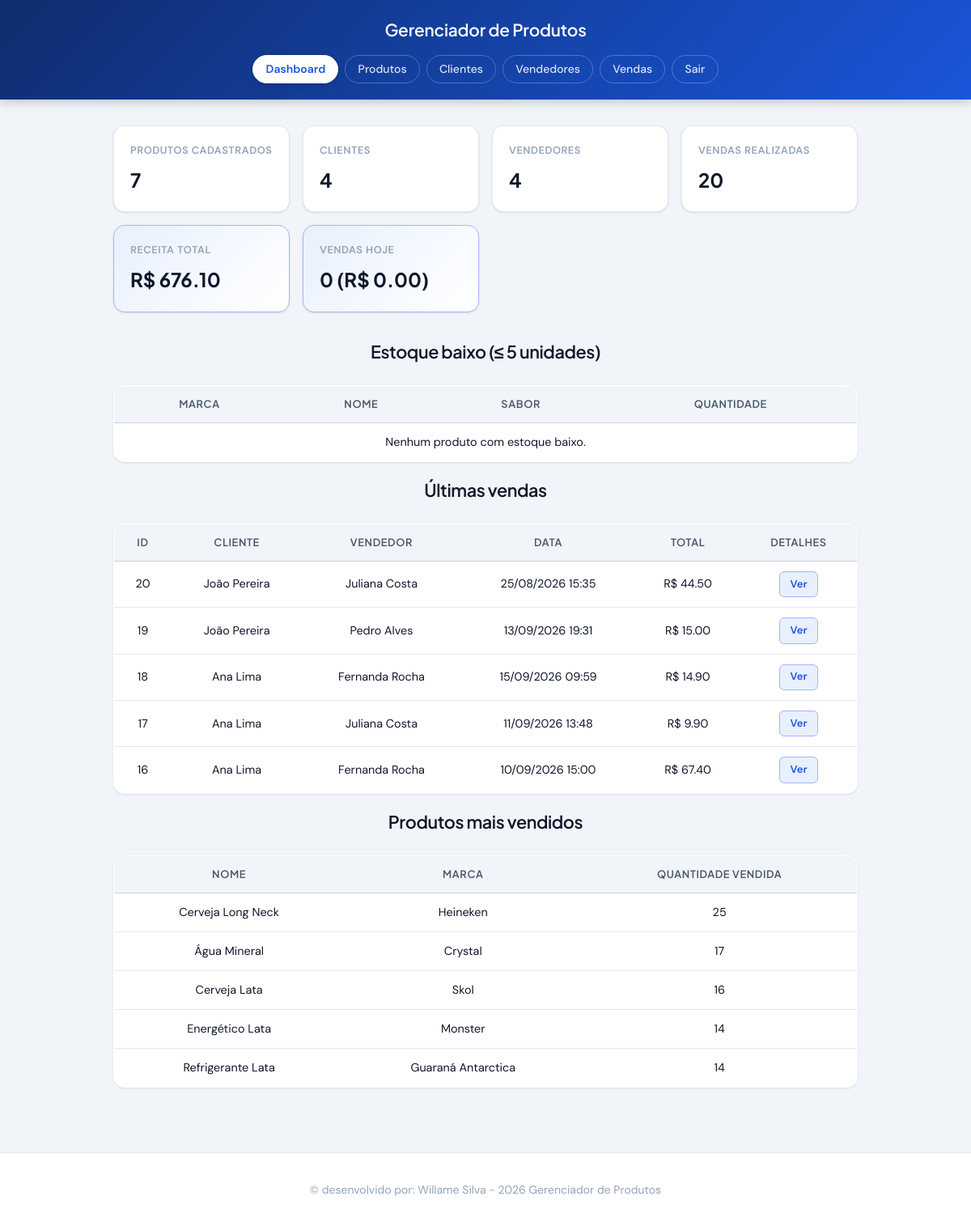
/ (signed in), run on the app's committed database.
### tables this page shows
CREATE TABLE vendas (
            id INTEGER PRIMARY KEY AUTOINCREMENT,
            cliente_id INTEGER NOT NULL,
            vendedor_id INTEGER NOT NULL,
            data TEXT NOT NULL,
            total REAL NOT NULL,
            FOREIGN KEY (cliente_id) REFERENCES clientes(id),
            FOREIGN KEY (vendedor_id) REFERENCES vendedores(id)
        );

CREATE TABLE clientes (
            id INTEGER PRIMARY KEY AUTOINCREMENT,
            nome TEXT NOT NULL,
            cpf TEXT NOT NULL,
            telefone TEXT NOT NULL,
            email TEXT NOT NULL
        );

CREATE TABLE vendedores (
            id INTEGER PRIMARY KEY AUTOINCREMENT,
            nome TEXT NOT NULL,
            cpf TEXT NOT NULL,
            telefone TEXT NOT NULL
        );

CREATE TABLE produtos (
            id INTEGER PRIMARY KEY AUTOINCREMENT,
            marca TEXT NOT NULL,
            nome TEXT NOT NULL,
            sabor TEXT NOT NULL,
            valor REAL NOT NULL,
            quantidade INTEGER NOT NULL
        );

### app.py (the view)
@app.route('/')
@login_required
def dashboard():
    conn = get_db_connection()
    total_produtos = conn.execute("SELECT COUNT(*) FROM produtos").fetchone()[0]
    total_clientes = conn.execute("SELECT COUNT(*) FROM clientes").fetchone()[0]
    total_vendedores = conn.execute("SELECT COUNT(*) FROM vendedores").fetchone()[0]
    total_vendas = conn.execute("SELECT COUNT(*) FROM vendas").fetchone()[0]
    receita_total = conn.execute("SELECT COALESCE(SUM(total), 0) FROM vendas").fetchone()[0]
    hoje = datetime.now().strftime('%d/%m/%Y')
    vendas_hoje = conn.execute(
        "SELECT COUNT(*), COALESCE(SUM(total), 0) FROM vendas WHERE data LIKE ?",
        (hoje + '%',)
    ).fetchone()
    qtd_vendas_hoje, receita_hoje = vendas_hoje[0], vendas_hoje[1]
    estoque_baixo = conn.execute(
        "SELECT * FROM produtos WHERE quantidade <= 5 ORDER BY quantidade ASC"
    ).fetchall()
    ultimas_vendas = conn.execute('''
        SELECT v.id, c.nome AS cliente, vd.nome AS vendedor, v.data, v.total
        FROM vendas v
        JOIN clientes c ON v.cliente_id = c.id
        JOIN vendedores vd ON v.vendedor_id = vd.id
        ORDER BY v.id DESC
        LIMIT 5
    ''').fetchall()
    top_produtos = conn.execute('''
        SELECT p.nome, p.marca, SUM(iv.quantidade) AS total_vendido
        FROM itens_venda iv
        JOIN produtos p ON iv.produto_id = p.id
        GROUP BY iv.produto_id
        ORDER BY total_vendido DESC
        LIMIT 5
    ''').fetchall()
    conn.close()
    return render_template(
        'dashboard.html',
        total_produtos=total_produtos,
        total_clientes=total_clientes,
        total_vendedores=total_vendedores,
        total_vendas=total_vendas,
        receita_total=receita_total,
        qtd_vendas_hoje=qtd_vendas_hoje,
        receita_hoje=receita_hoje,
        estoque_baixo=estoque_baixo,
        ultimas_vendas=ultimas_vendas,
        top_produtos=top_produtos,
    )

### app.py (called while the page is built)
def get_db_connection():
    conn = sqlite3.connect(DATABASE)
    conn.row_factory = sqlite3.Row
    conn.execute("PRAGMA foreign_keys=ON;")
    return conn

@app.before_request
def controlar_sessao():
    if 'usuario_id' in session:
        agora = datetime.utcnow()
        ultima_atividade = session.get('last_activity')
        if ultima_atividade:
            ultima_atividade = datetime.fromisoformat(ultima_atividade)
            if agora - ultima_atividade > INACTIVITY_TIMEOUT:
                session.clear()
                flash('Sua sessão expirou por inatividade. Faça login novamente.')
                return redirect(url_for('login'))
        session['last_activity'] = agora.isoformat()
        session.permanent = True

def login_required(f):
    @wraps(f)
    def decorated_function(*args, **kwargs):
        if 'usuario_id' not in session:
            return redirect(url_for('login'))
        return f(*args, **kwargs)
    return decorated_function

### templates/dashboard.html (shortened to what this page needs)
<!DOCTYPE html>
<html lang="pt-br">
<head>
  <link rel="stylesheet" href="{{ url_for('static', filename='styles.css') }}">
</head>
<body>
  <header>
    <h1>Gerenciador de Produtos</h1>
    <nav>
      <a href="/" class="ativo">Dashboard</a>
      <a href="/produtos">Produtos</a>
      <a href="/clientes">Clientes</a>
      <a href="/vendedores">Vendedores</a>
      <a href="/vendas">Vendas</a>
      <a href="/logout">Sair</a>
    </nav>
  </header>
  <main>
    <section class="cards-grid">
      <div class="stat-card">
        <span class="stat-label">Produtos cadastrados</span>
        <span class="stat-value">{{ total_produtos }}</span>
      </div>
      <div class="stat-card">
        <span class="stat-label">Clientes</span>
        <span class="stat-value">{{ total_clientes }}</span>
      </div>
      <div class="stat-card">
        <span class="stat-label">Vendedores</span>
        <span class="stat-value">{{ total_vendedores }}</span>
      </div>
      <div class="stat-card">
        <span class="stat-label">Vendas realizadas</span>
        <span class="stat-value">{{ total_vendas }}</span>
      </div>
      <div class="stat-card destaque">
        <span class="stat-label">Receita total</span>
        <span class="stat-value">R$ {{ "%.2f"|format(receita_total) }}</span>
      </div>
      <div class="stat-card destaque">
        <span class="stat-label">Vendas hoje</span>
        <span class="stat-value">{{ qtd_vendas_hoje }} (R$ {{ "%.2f"|format(receita_hoje) }})</span>
      </div>
    </section>
    <section class="table-section">
      <h2>Estoque baixo (≤ 5 unidades)</h2>
      <table>
        <thead>
          <tr>
            <th>Marca</th>
            <th>Nome</th>
            <th>Sabor</th>
            <th>Quantidade</th>
          </tr>
        </thead>
        <tbody>
          {% if estoque_baixo %}
          {% for p in estoque_baixo %}
          <tr>
            <td>{{ p[1] }}</td>
            <td>{{ p[2] }}</td>
            <td>{{ p[3] }}</td>
            <td class="{{ 'alerta-critico' if p[5] == 0 else 'alerta' }}">{{ p[5] }}</td>
          </tr>
          {% endfor %}
          {% else %}
          <tr>
            <td colspan="4">Nenhum produto com estoque baixo.</td>
          </tr>
          {% endif %}
        </tbody>
      </table>
    </section>
    <section class="table-section">
      <h2>Últimas vendas</h2>
      <table>
        <thead>
          <tr>
            <th>ID</th>
            <th>Cliente</th>
            <th>Vendedor</th>
            <th>Data</th>
            <th>Total</th>
            <th>Detalhes</th>
          </tr>
        </thead>
        <tbody>
          {% if ultimas_vendas %}
          {% for venda in ultimas_vendas %}
          <tr>
            <td>{{ venda[0] }}</td>
            <td>{{ venda[1] }}</td>
            <td>{{ venda[2] }}</td>
            <td>{{ venda[3] }}</td>
            <td>R$ {{ "%.2f"|format(venda[4]) }}</td>
            <td><a href="/venda/{{ venda[0] }}" class="btn-detalhe">Ver</a></td>
          </tr>
          {% endfor %}
          {% else %}
          <tr>
            <td colspan="6">Nenhuma venda registrada ainda.</td>
          </tr>
          {% endif %}
        </tbody>
      </table>
    </section>
    <section class="table-section">
      <h2>Produtos mais vendidos</h2>
      <table>
        <thead>
          <tr>
            <th>Nome</th>
            <th>Marca</th>
            <th>Quantidade vendida</th>
          </tr>
        </thead>
        <tbody>
          {% if top_produtos %}
          {% for p in top_produtos %}
          <tr>
            <td>{{ p[0] }}</td>
            <td>{{ p[1] }}</td>
            <td>{{ p[2] }}</td>
          </tr>
          {% endfor %}
          {% else %}
          <tr>
            <td colspan="3">Sem dados de vendas ainda.</td>
          </tr>
          {% endif %}
        </tbody>
      </table>
    </section>
  </main>
  <footer>
    <p>© desenvolvido por: Willame Silva - 2026 Gerenciador de Produtos</p>
  </footer>
</body>
</html>

### static/styles.css (style rules this page uses)
:root { --primary: #1a56db; --primary-dark: #1342b0; --primary-light: #e8f0fe; --primary-muted: rgba(26, 86, 219, 0.12); --danger: #dc2626; --danger-dark: #b91c1c; --danger-light: #fee2e2; --surface: #ffffff; --surface-2: #f8f9fc; --surface-3: #f1f4f9; --border: #e4e8f0; --border-strong: #c9d1e0; --text-primary: #0f172a; --text-secondary: #475569; --text-muted: #94a3b8; --radius-sm: 6px; --radius-md: 10px; --radius-lg: 14px; --shadow-sm: 0 1px 3px rgba(15, 23, 42, 0.07), 0 1px 2px rgba(15, 23, 42, 0.04); --shadow-md: 0 4px 12px rgba(15, 23, 42, 0.10), 0 2px 4px rgba(15, 23, 42, 0.05); --shadow-lg: 0 10px 30px rgba(15, 23, 42, 0.14), 0 4px 8px rgba(15, 23, 42, 0.06); --transition: 180ms ease; }
*, *::before, *::after { box-sizing: border-box; }
body { font-family: 'DM Sans', system-ui, sans-serif; margin: 0; padding: 0; background-color: var(--surface-3); color: var(--text-primary); font-size: 15px; line-height: 1.6; -webkit-font-smoothing: antialiased; }
header { background: linear-gradient(135deg, #0f2d6e 0%, #1a56db 100%); color: white; padding: 1.25rem 2rem; text-align: center; box-shadow: 0 2px 12px rgba(15, 23, 42, 0.25); position: sticky; top: 0; z-index: 100; }
header h1, header h2 { margin: 0 0 0.25rem; font-family: 'Plus Jakarta Sans', system-ui, sans-serif; font-weight: 600; font-size: 1.3rem; letter-spacing: -0.01em; color: white; text-align: center; }
nav { display: flex; justify-content: center; gap: 0.5rem; margin-top: 0.9rem; flex-wrap: wrap; }
nav a { color: rgba(255, 255, 255, 0.85); text-decoration: none; padding: 0.35rem 0.95rem; border-radius: 99px; border: 1px solid rgba(255, 255, 255, 0.25); font-size: 0.875rem; font-weight: 500; transition: background-color var(--transition), color var(--transition), border-color var(--transition); backdrop-filter: blur(4px); }
nav a.ativo { background-color: white; color: var(--primary); font-weight: 600; border-color: white; box-shadow: 0 2px 8px rgba(0,0,0,0.15); }
main { padding: 2rem 1.25rem; max-width: 960px; margin: 0 auto; }
h1, h2 { font-family: 'Plus Jakarta Sans', system-ui, sans-serif; font-weight: 600; letter-spacing: -0.02em; text-align: center; color: var(--text-primary); margin-bottom: 1.5rem; }
h1 { font-size: 1.75rem; }
h2 { font-size: 1.35rem; }
table { width: 100%; border-collapse: collapse; background: var(--surface); border-radius: var(--radius-lg); overflow: hidden; box-shadow: var(--shadow-sm); border: 1px solid var(--border); font-size: 0.9rem; }
table th, table td { padding: 0.75rem 1rem; text-align: center; border-bottom: 1px solid var(--border); }
table th { background-color: var(--surface-3); font-family: 'Plus Jakarta Sans', system-ui, sans-serif; font-weight: 600; font-size: 0.8rem; text-transform: uppercase; letter-spacing: 0.05em; color: var(--text-secondary); border-bottom: 1.5px solid var(--border-strong); }
table tr:last-child td { border-bottom: none; }
table tbody tr { transition: background-color var(--transition); }
.btn-detalhe { background-color: var(--primary-light); color: var(--primary); border: 1px solid #a5b4fc; padding: 0.3rem 0.75rem; border-radius: var(--radius-sm); text-decoration: none; font-size: 0.8125rem; font-weight: 600; display: inline-block; transition: background-color var(--transition), color var(--transition), transform var(--transition); }
footer { text-align: center; padding: 1.25rem 1rem; margin-top: 3rem; background-color: var(--surface); border-top: 1px solid var(--border); color: var(--text-muted); font-size: 0.875rem; }
.cards-grid { display: grid; grid-template-columns: repeat(auto-fit, minmax(190px, 1fr)); gap: 1rem; margin-bottom: 2rem; }
.stat-card { background: var(--surface); border: 1px solid var(--border); border-radius: var(--radius-lg); padding: 1.25rem; box-shadow: var(--shadow-sm); display: flex; flex-direction: column; gap: 0.4rem; }
.stat-card.destaque { background: linear-gradient(135deg, var(--primary-light) 0%, var(--surface) 100%); border-color: #a5b4fc; }
.stat-label { font-size: 0.8rem; font-weight: 600; text-transform: uppercase; letter-spacing: 0.04em; color: var(--text-muted); }
.stat-value { font-family: 'Plus Jakarta Sans', system-ui, sans-serif; font-size: 1.5rem; font-weight: 700; color: var(--text-primary); }

### data on the page
vendas: id "20", nome "João Pereira", nome "Juliana Costa", data "25/08/2026 15:35", total "44.50"
vendas: id "19", nome "João Pereira", nome "Pedro Alves", data "13/09/2026 19:31", total "15.00"
vendas: id "18", nome "Ana Lima", nome "Fernanda Rocha", data "15/09/2026 09:59", total "14.90"
vendas: id "17", nome "Ana Lima", nome "Juliana Costa", data "11/09/2026 13:48", total "9.90"
vendas: id "16", nome "Ana Lima", nome "Fernanda Rocha", data "10/09/2026 15:00", total "67.40"
produtos: nome "Cerveja Long Neck", marca "Heineken", p "25"
produtos: nome "Água Mineral", marca "Crystal", p "17"
produtos: nome "Cerveja Lata", marca "Skol", p "16"
produtos: nome "Energético Lata", marca "Monster", p "14"
produtos: nome "Refrigerante Lata", marca "Guaraná Antarctica", p "14"

### other printed values
{{ total_produtos }} "7"
{{ total_clientes }} "4"
{{ total_vendedores }} "4"
{{ total_vendas }} "20"
{{ "%.2f"|format(receita_total) }} "676.10"
{{ qtd_vendas_hoje }} "0"
{{ "%.2f"|format(receita_hoje) }} "0.00"
